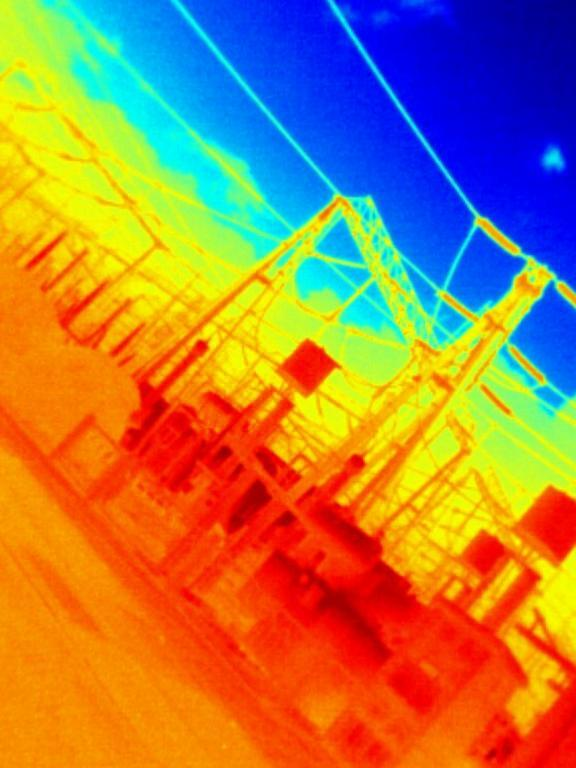
#> input picture matlab/Image-registration/CAO-C2F/Example_Images/I1.jpg, 576 x 768 px, found by its file name
$ python hjw_main.py   (older library calls are emulated)
#> lines starting #> are read from the running program, lines starting #| are printed output that depends on the picture
### scripts/CAO_C2F_Python/hjw_readimage.py

import cv2

def readimage(path_infrared,img_infrared,path_visible,img_visible):
#> called with img_infrared = 'I1.jpg', img_visible = 'V1.jpg'
    infrared_rgb = cv2.imread(path_infrared+img_infrared,1)
#> infrared_rgb is the input picture: shape (768, 576, 3); mean B, G, R 73.2, 125.3, 170.2
    infrared_gray = cv2.imread(path_infrared+img_infrared,0)
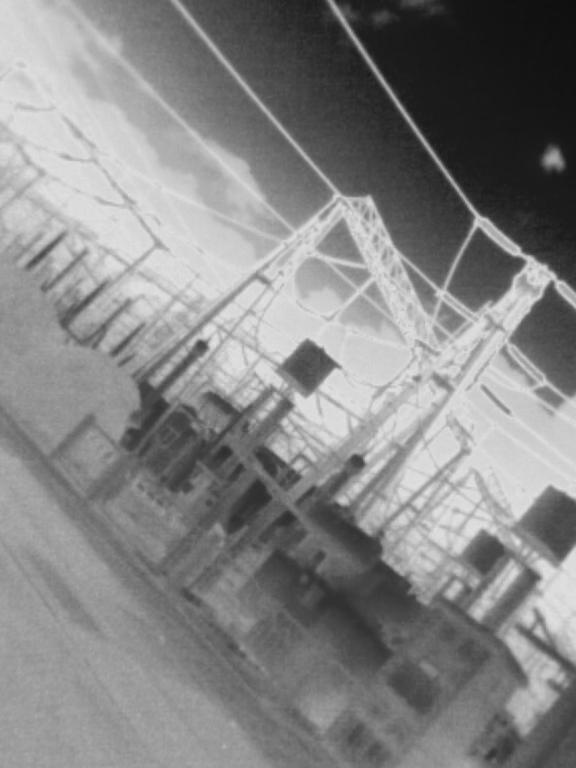
#> infrared_gray: shape (768, 576); min 15, max 228, mean 132.7
    visible_rgb = cv2.imread(path_visible+img_visible,1)
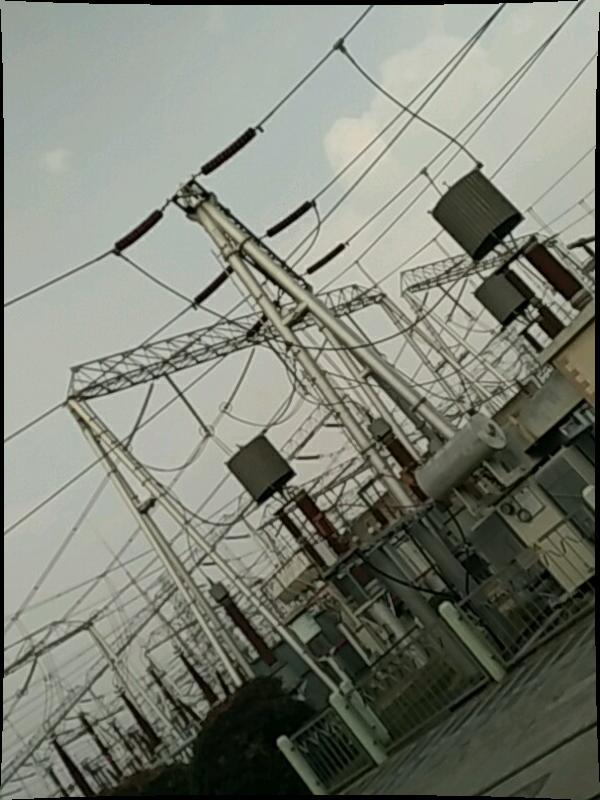
#> input picture matlab/Image-registration/CAO-C2F/Example_Images/V1.jpg, 600 x 800 px, found by its file name
#> visible_rgb is the input picture: shape (800, 600, 3); mean B, G, R 116.4, 127.5, 124.1
    visible_gray = cv2.imread(path_visible+img_visible,0)
#> (the rest of the program and of its run is left out)
